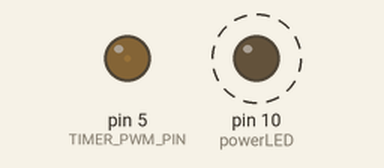
The program below on a simulated Arduino Micro, built with avr-gcc and run on an emulated ATmega32U4. Shown: output pins drawn as LEDs (lit = HIGH). Dashed ring = blinking. Random numbers use the default seed unless the program sets one.

Above: at 0.05 s.
Timing chart, 0 to 3.0 s (numbered marks = the images above):
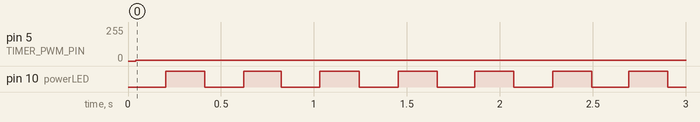

The program:

main.cpp
```cpp
#include <Arduino.h>
#include "IRsnd.h"
#include "Encode.h"

unsigned long tx_id = 7543123; //Set your unique 7 digit Transponder ID here

int khz = 426;
int powerLED = 10;
int ledState = LOW;
unsigned long previousMillis = 0;
unsigned long currentMillis = 0;

IRsend irsend;

void setup() {
  Serial.begin(115200);
  pinMode(powerLED, OUTPUT);
  makeOutputCode(tx_id); // convert TX_ID to code just once
}

void loop() {
  irsend.sendRaw(outputcode, codeLen, khz);
  delay(7 + random(2, 5));
  currentMillis = millis();
  if (currentMillis - previousMillis >= 200) {
    previousMillis = currentMillis;
    if (ledState == LOW) {
      ledState = HIGH;
    }
    else {
      ledState = LOW;
    }
    digitalWrite(powerLED, ledState);
  }
  delayMicroseconds(500);
}
```

Encode.h
```cpp
//init some variables, set the freq based on which clock we end up using (based on the chipset)
//
#define framewidth 24 // pulses per data bit

unsigned int outputcode[60];
byte codeLen = 0;
byte bit1;
byte bit2;
byte bit3;
byte bit4;
byte bit5;
byte bit6;

int output_number;
int code_length;
String output_string = "";
String Counted_array = "";

// CRC checksum generation
uint16_t crc_xmodem_update (uint16_t crc, uint8_t data){
  int i;
  crc = crc ^ ((uint16_t)data << 8);
  for (i=0; i<8; i++){
    if (crc & 0x8000){
      crc = (crc << 1) ^ 0x1021; //(polynomial = 0x1021)
    }
    else{
      crc <<= 1;
    }
  }
  return crc;
}

uint16_t calc_crc(byte *msg,int n){
  uint16_t x = 0;
  while(n--){
    x = crc_xmodem_update(x, (uint16_t)*msg++);
  }
  return(x);
}

// Timing code constructor
void makeOutputCode(unsigned long tcode) {
  memset(outputcode,0,sizeof(outputcode));
  codeLen = 0;

  // split ID into digits
  byte tdigit7 = tcode % 10;
  byte tdigit6 = (tcode / 10) % 10;
  byte tdigit5 = (tcode / 100) % 10;
  byte tdigit4 = (tcode / 1000) % 10;
  byte tdigit3 = (tcode / 10000) % 10;
  byte tdigit2 = (tcode / 100000) % 10;
  byte tdigit1 = (tcode / 1000000) % 10;

  // fill in code values
  byte fullcode[6];
  fullcode[0] = 0xf0 + tdigit1;
  fullcode[1] = 0x00; //00
  fullcode[2] = (tdigit2 << 4) + tdigit3; // 16 x tdigit2 + tdigit3
  fullcode[3] = (tdigit4 << 4) + tdigit5; // 16 x tdigit4 + tdigit5
  fullcode[4] = (tdigit6 << 4) + tdigit7; // 16 x tdigit6 + tdigit7
  fullcode[5] = 0x00; //00

  // generate CRC check bits
  byte CRC1 [4] = { fullcode[4], fullcode[3], fullcode[2], fullcode[0] };
  uint16_t crc_out;
  crc_out = calc_crc(CRC1,4); //Calculate CRC on-the-fly

  // fill in check bits
  fullcode[1] = (crc_out>>8) & 0xff;
  fullcode[5] = crc_out & 0xff;

  // invert all
  fullcode[0] = ~fullcode[0];
  fullcode[1] = ~fullcode[1];
  fullcode[2] = ~fullcode[2];
  fullcode[3] = ~fullcode[3];
  fullcode[4] = ~fullcode[4];
  fullcode[5] = ~fullcode[5];

  // make reversed UART string
  uint32_t UARThigh = 0;
  uint32_t UARTlow = 0;

  for (int b = 2; b >= 0; b--) {
    UARTlow = UARTlow << 1;
    UARTlow = UARTlow + 1; // add a 1
    UARTlow = UARTlow << 8;
    UARTlow = UARTlow + fullcode[b];
    UARTlow = UARTlow << 1; // add a zero
  }
  for (int b = 5; b >= 3; b--) {
    UARThigh = UARThigh << 1;
    UARThigh = UARThigh + 1; // add a 1
    UARThigh = UARThigh << 8;
    UARThigh = UARThigh + fullcode[b];
    UARThigh = UARThigh << 1; // add a zero
  }

  // count bits to generate timing code
  byte numbits = 0;
  byte lastbit = 0;
  while (UARTlow) {
    if ((UARTlow & B1) != lastbit) {
      outputcode[codeLen] = numbits;
      codeLen++;
      numbits = 0;
      if (lastbit) {
        lastbit = 0;
      } else {
        lastbit = 1;
      }
    } else {
      numbits++;
      UARTlow = UARTlow >> 1;
    }
  }
  while (UARThigh) {
    if ((UARThigh & B1) != lastbit) {
      outputcode[codeLen] = numbits;
      codeLen++;
      numbits = 0;
      if (lastbit) {
        lastbit = 0;
      } else {
        lastbit = 1;
      }
    } else {
      numbits++;
      UARThigh = UARThigh >> 1;
    }
  }
  for (int i = 0; i < codeLen; i++) {
    outputcode[i] = outputcode[i] * framewidth;
  }
  output_number = int(outputcode);
  code_length = int(codeLen);
}
```

IRinit.h
```cpp
//******************************************************************************
// IRremote
// Origial code by Ken Shirriff
// Modified by Paul Stoffregen <paul@pjrc.com> to support other boards and timers
// Modified by Michael Rickert <Slacker87> for more accurate IR LED timings
// Interrupt code based on NECIRrcv by Joe Knapp
//******************************************************************************

#define EXTERN extern
#define RAWBUF  101  // Maximum length of raw duration buffer

typedef
  struct {
    // The fields are ordered to reduce memory over caused by struct-padding
    uint8_t       rcvstate;        // State Machine state
    uint8_t       blinkpin;
    uint8_t       blinkflag;       // true -> enable blinking of pin on IR processing
    uint8_t       rawlen;          // counter of entries in rawbuf
    unsigned int  timer;           // State timer, counts 50uS ticks.
    unsigned int  rawbuf[RAWBUF];  // raw data
    uint8_t       overflow;        // Raw buffer overflow occurred
  }
irparams_t;

#define STATE_IDLE      2
#define STATE_MARK      3
#define STATE_SPACE     4
#define STATE_STOP      5
#define STATE_OVERFLOW  6

EXTERN  volatile irparams_t  irparams;

#define BLINKLED        13
#define BLINKLED_ON()  (PORTB |= B00100000)
#define BLINKLED_OFF()  (PORTB &= B11011111)

// microseconds per clock interrupt tick
#define USECPERTICK 50
#define SYSCLOCK  F_CPU     // main Arduino clock

// Defines for setting and clearing register bits
#define cbi(sfr, bit)  (_SFR_BYTE(sfr) &= ~_BV(bit))
#define sbi(sfr, bit)  (_SFR_BYTE(sfr) |= _BV(bit))

#define TIMER_RESET
#define TIMER_ENABLE_PWM     (TCCR3A |= _BV(COM3A1))
#define TIMER_DISABLE_PWM    (TCCR3A &= ~(_BV(COM3A1)))
#define TIMER_INTR_NAME      TIMER3_COMPA_vect

#define TIMER_CONFIG_KHZ(val) ({ \
  const uint16_t pwmval = SYSCLOCK / 2000 / (val); \
  TCCR3A = _BV(WGM31); \
  TCCR3B = _BV(WGM33) | _BV(CS30); \
  ICR3 = pwmval; \
  OCR3A = pwmval / 3; \
})

#define TIMER_PWM_PIN 5
```

IRsnd.h
```cpp
//******************************************************************************
// IRremote
// Origial code by Ken Shirriff
// Modified by Paul Stoffregen <paul@pjrc.com> to support other boards and timers
// Modified by Michael Rickert <Slacker87> for more accurate IR LED timings
// Interrupt code based on NECIRrcv by Joe Knapp
//******************************************************************************

#include "IRinit.h"

//------------------------------------------------------------------------------
// Main class for sending IR
//
class IRsend
{
  public:
    IRsend () { }

    void  custom_delay_usec (unsigned long uSecs);
    void  enableIROut     (int khz) ;
    void  mark            (unsigned int usec) ;
    void  space           (unsigned int usec) ;
    void  sendRaw         (const unsigned int buf[],  unsigned int len,  unsigned int hz) ;
} ;

//+=============================================================================
void  IRsend::sendRaw (const unsigned int buf[],  unsigned int len,  unsigned int hz)
{
  // Set IR carrier frequency
  enableIROut(hz);

  for (unsigned int i = 0;  i < len;  i++) {
    if (i & 1)  space(buf[i]);
    else        mark (buf[i]) ;
  }

  space(0);  // Always end with the LED off
}

//+=============================================================================
// Sends an IR mark for the specified number of microseconds.
// The mark output is modulated at the PWM frequency.
//
void  IRsend::mark (unsigned int time)
{
  TIMER_ENABLE_PWM; // Enable PWM output
  if (time > 0) custom_delay_usec(time);
}

//+=============================================================================
// Leave pin off for time (given in microseconds)
// Sends an IR space for the specified number of microseconds.
// A space is no output, so the PWM output is disabled.
//
void  IRsend::space (unsigned int time)
{
  TIMER_DISABLE_PWM; // Disable pin 3 PWM output
  if (time > 0) IRsend::custom_delay_usec(time);
}

//+=============================================================================
// Enables IR output.  The khz value controls the modulation frequency in kilohertz.
// The IR output will be on pin 3 (OC2B).
// This routine is designed for 36-40KHz; if you use it for other values, it's up to you
// to make sure it gives reasonable results.  (Watch out for overflow / underflow / rounding.)
// TIMER2 is used in phase-correct PWM mode, with OCR2A controlling the frequency and OCR2B
// controlling the duty cycle.
// There is no prescaling, so the output frequency is 16MHz / (2 * OCR2A)
// To turn the output on and off, we leave the PWM running, but connect and disconnect the output pin.
// A few hours staring at the ATmega documentation and this will all make sense.
// See my Secrets of Arduino PWM at http://arcfn.com/2009/07/secrets-of-arduino-pwm.html for details.
//
void  IRsend::enableIROut (int khz)
{
  pinMode(5, OUTPUT);
  digitalWrite(5, LOW); // When not sending PWM, we want it low
  TIMER_CONFIG_KHZ(khz);
}

//+=============================================================================
// Custom delay function that circumvents Arduino's delayMicroseconds limit
//
void IRsend::custom_delay_usec(unsigned long uSecs) {
  if (uSecs > 4) {
    unsigned long start = micros();
    unsigned long endMicros = start + uSecs - 4;
    if (endMicros < start) { // Check if overflow
      while ( micros() > start ) {} // wait until overflow
    }
    while ( micros() < endMicros ) {} // normal wait
  }
}
```

Measured:
- by itself, pin 5 (TIMER_PWM_PIN): 0/255 → 6/255 at 0.04 s
- by itself, pin 10 (powerLED): alternates HIGH for 0.21 s and LOW for 0.21 s
